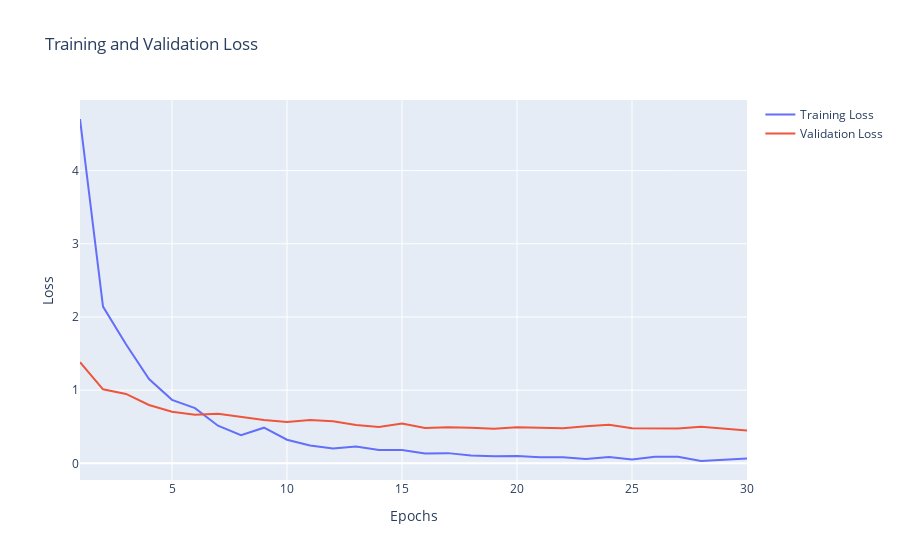

The cell this chart's notebook holds for it:
### Code cell
fig = go.Figure()
fig.add_trace(go.Scatter(x=epochs, y=loss, name="Training Loss"))
fig.add_trace(go.Scatter(x=epochs, y=val_loss, name="Validation Loss"))
fig.update_layout(
    title="Training and Validation Loss",
    xaxis_title="Epochs",
    yaxis_title="Loss"
)
fig.show()

### Figure 1 — Plotly figure (JSON) as saved in the notebook; plotly's stock layout.template omitted (floating-point values rounded to 4 significant figures)
{"data": [{"name": "Training Loss", "type": "scatter", "x": [1, 2, 3, 4, 5, 6, 7, 8, 9, 10, 11, 12, 13, 14, 15, 16, 17, 18, 19, 20, 21, 22, 23, 24, 25, 26, 27, 28, 29, 30], "y": [4.705, 2.142, 1.626, 1.153, 0.8679, 0.7547, 0.514, 0.3857, 0.4871, 0.3231, 0.2449, 0.2012, 0.2298, 0.1827, 0.183, 0.136, 0.1395, 0.1069, 0.09572, 0.1008, 0.08203, 0.08217, 0.06087, 0.0875, 0.05287, 0.09014, 0.08833, 0.03193, 0.04928, 0.06631]}, {"name": "Validation Loss", "type": "scatter", "x": [1, 2, 3, 4, 5, 6, 7, 8, 9, 10, 11, 12, 13, 14, 15, 16, 17, 18, 19, 20, 21, 22, 23, 24, 25, 26, 27, 28, 29, 30], "y": [1.381, 1.012, 0.9481, 0.7971, 0.7059, 0.663, 0.6791, 0.6315, 0.5937, 0.5646, 0.5925, 0.5762, 0.5254, 0.4972, 0.5453, 0.4817, 0.4939, 0.4872, 0.4718, 0.493, 0.4915, 0.4803, 0.5076, 0.5281, 0.4788, 0.4768, 0.4771, 0.4995, 0.4739, 0.4472]}], "layout": {"title": {"text": "Training and Validation Loss"}, "xaxis": {"title": {"text": "Epochs"}}, "yaxis": {"title": {"text": "Loss"}}}}
